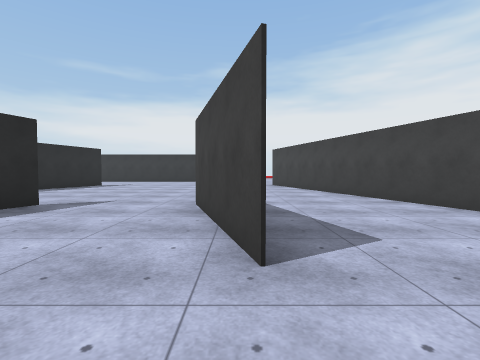
view 1 (above)

24 first-person views from a walk through a 3-D level made in the Unity game engine. The camera is 1.3 m above the floor, tilts 2° down and sees 85° across. The floor is counted in squares, 2 m on a side. Each view is taken from the middle of a square. On the plan, view 1 faces up. The plan holds only what a view shows up to about 9 squares ahead; the rest is blank. The place goes on beyond the plan. The player character is not drawn. Surface patterns are stand-ins for the level's own textures.

view 2
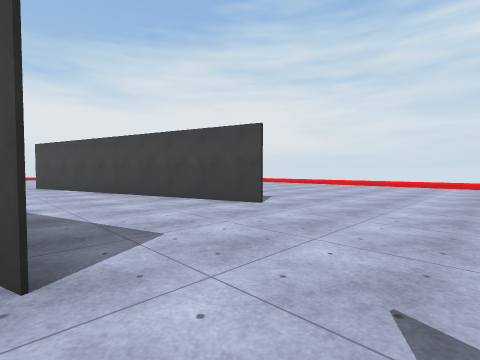

view 3
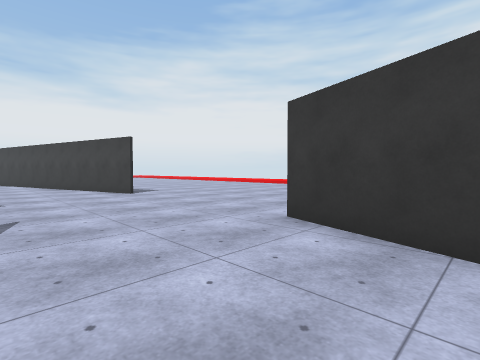

view 4
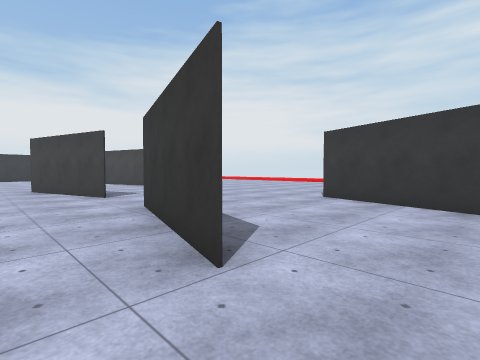

view 5
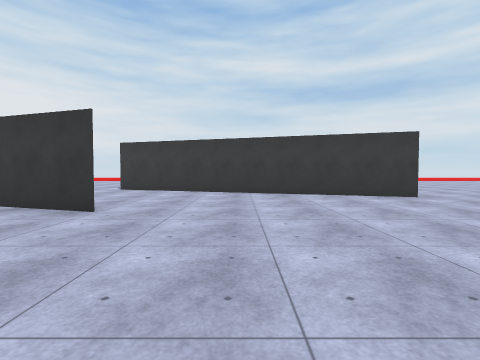

view 6
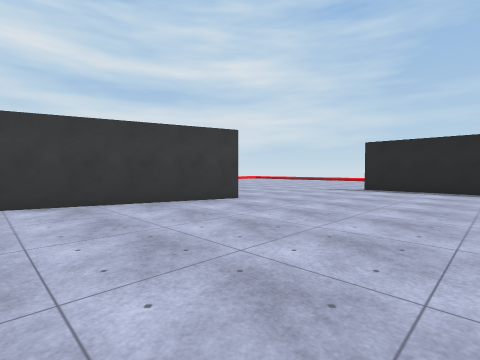

view 7
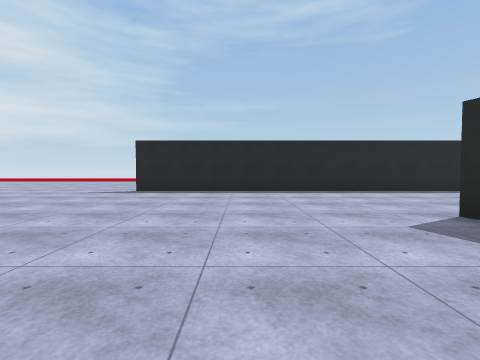

view 8
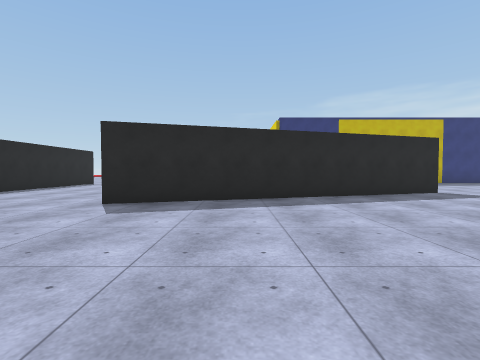

view 9
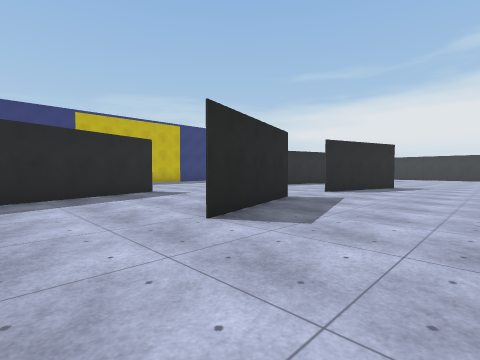

view 10
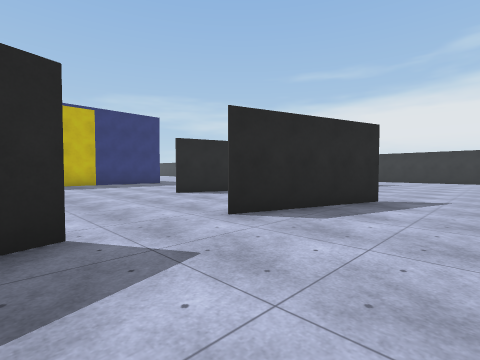

view 11
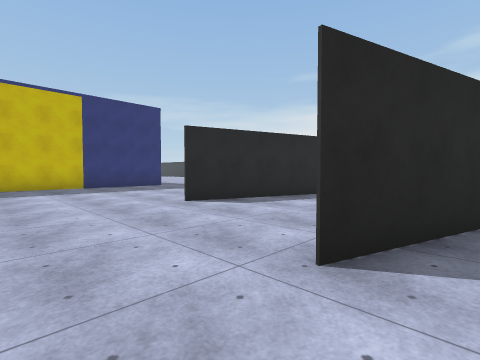

view 12
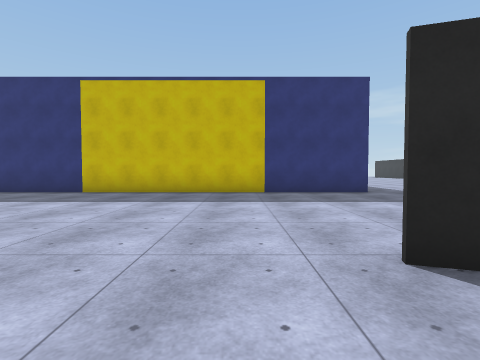

view 13
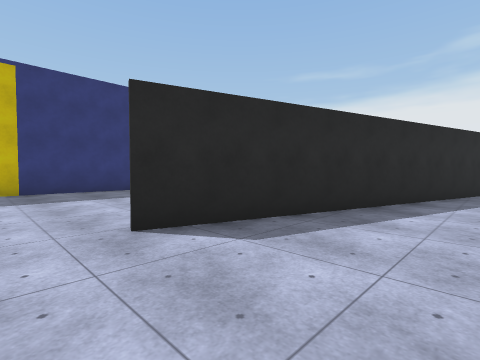

view 14
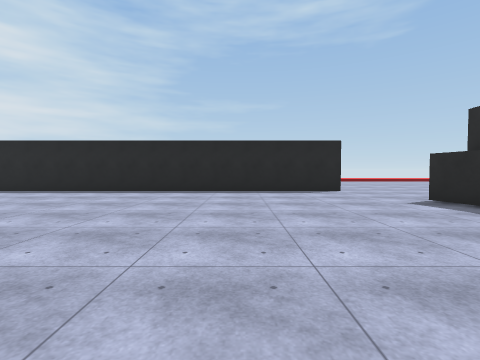

view 15
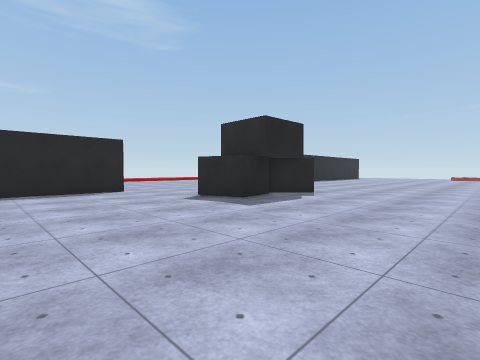

view 16
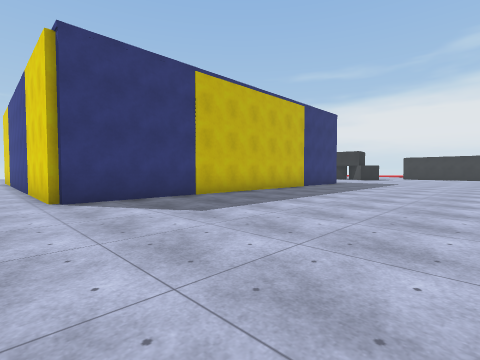

view 17
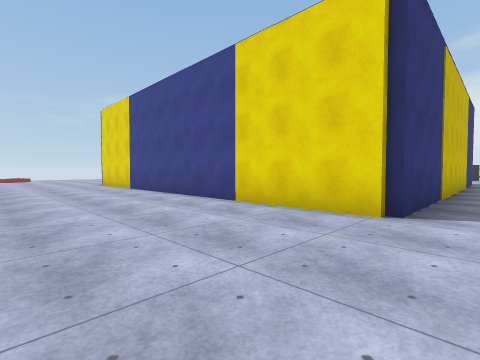

view 18
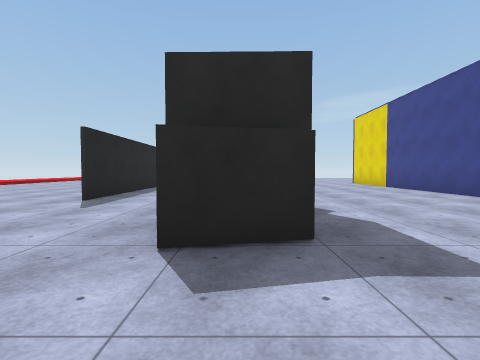

view 19
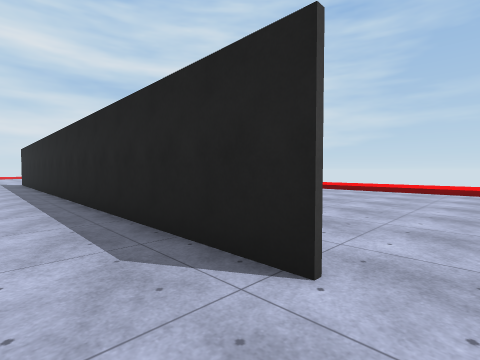

view 20
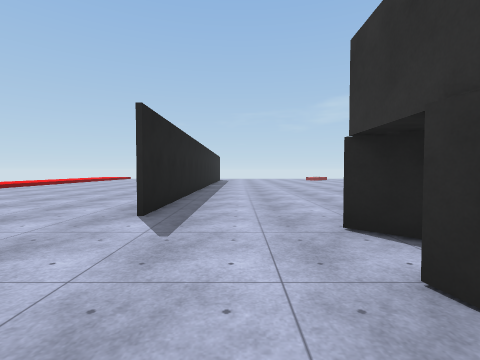

view 21
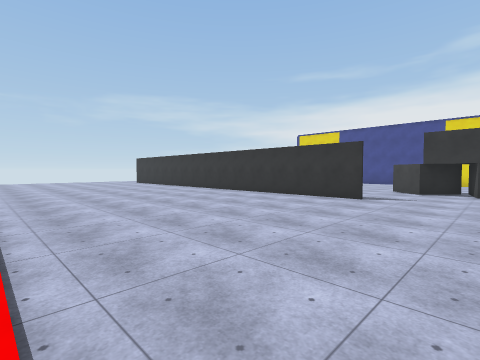

view 22
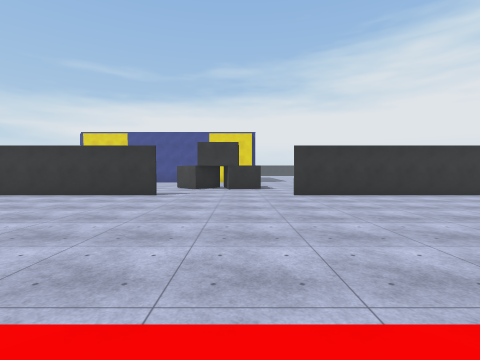

view 23
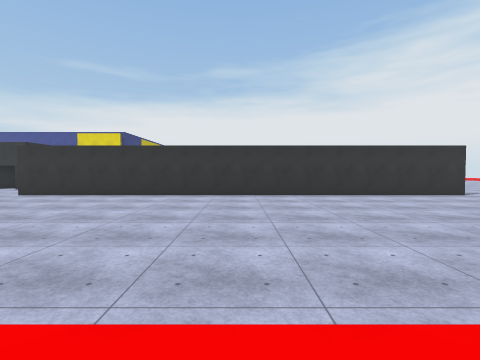

view 24
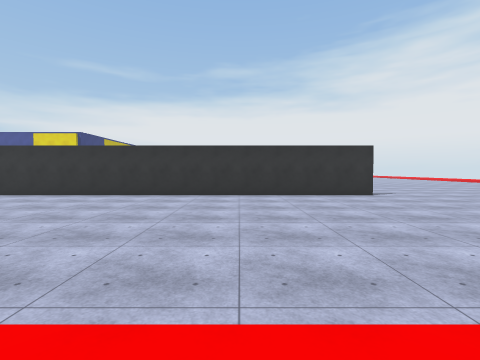

### Floor plan
Key: @ floor where view 1 was taken; # wall or solid block; . main floor; : floor 0.25 m higher than the main floor; / step, stairs or slope.
Columns run from 22 left of view 1 to 5 right of it. Each row starts with its distance up from view 1.
 11                ##      .#
 10                #. ..   .#
  9                #.....  .##
  8                #...... ..#
  7               # ...... ..#
  6        #..    #....... ..##
  5        #..... #.. ...# ...#
  4        #.....##.. #..##...#.
  3        #.........##...#.....
  2        #.........#....#.....
  1        #....................
  0        #..............@.....
 -1        #.........#....#.....
 -2        #.........##...#...#
 -3         ......#...#...#...#
 -4        #......#..........##
 -5        #......#..........#
 -6 #######.......# .........#
 -7 .............. #........##
 -8 .............  #........#
 -9 .............. # .......#
-10 ................#.......#
-11 ....#.....................
-12 ....###....................
-13 ...........................
-14 ...........................
-15 ####....###############....
-16 ...........................
-17 .........................
-18 .........................
-19 ........................
-20 .......................
-21 ......................
-22 ............ ........
-23 ////////////  //////
-24       : ::     :  :

Where each view was taken, in squares from view 1:
view 1: 0 up, 0 right, facing up
view 2: 0 up, 0 right, facing up-right
view 3: 4 down, 1 right, facing up-right
view 4: 5 down, 2 left, facing up-right
view 5: 6 down, 5 left, facing right
view 6: 6 down, 3 left, facing down-right
view 7: 7 down, 3 left, facing down
view 8: 8 down, 1 left, facing left
view 9: 6 down, 1 left, facing up-left
view 10: 1 down, 2 left, facing up-left
view 11: 0 up, 4 left, facing up-left
view 12: 2 up, 7 left, facing left
view 13: 2 up, 6 left, facing up-left
view 14: 7 down, 11 left, facing down
view 15: 7 down, 11 left, facing down-left
view 16: 7 down, 9 left, facing up-left
view 17: 10 down, 14 left, facing up-left
view 18: 12 down, 13 left, facing left
view 19: 14 down, 15 left, facing down-right
view 20: 14 down, 15 left, facing left
view 21: 23 down, 16 left, facing up-left
view 22: 24 down, 16 left, facing up
view 23: 24 down, 7 left, facing up
view 24: 24 down, 4 left, facing up
